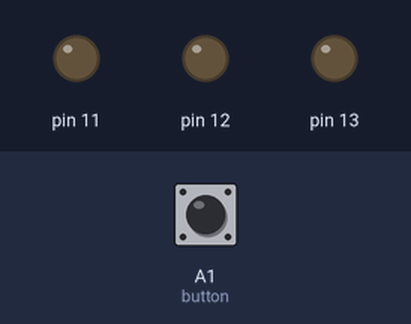
Bench run of a sketch on a simulated Arduino Uno, built with avr-gcc and run on an emulated ATmega328P. Parts: output pins drawn as LEDs (lit = HIGH). The inputs (shaded band) are chosen by the test bench; at power-on: A1 (button) HIGH.

Above: at 1.2 s.
1.3 s: A1 (button) pulled LOW for 0.15 s
At 2.8 s:
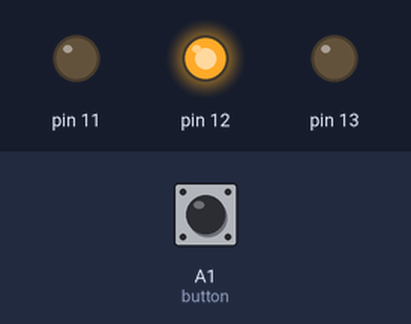
4.4 s: A1 (button) pulled LOW for 1 s
At 6.2 s:
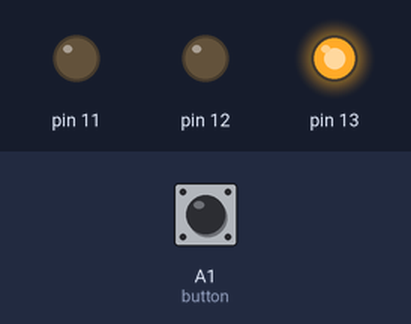
8.4 s: A1 (button) pulled LOW for 3.2 s
At 14.4 s:
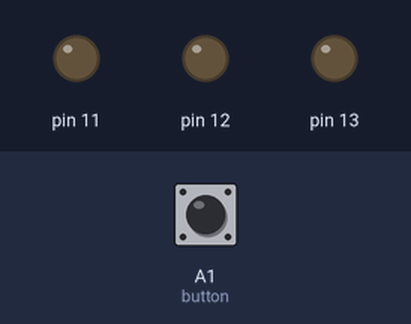
14.6 s: A1 (button) pulsed LOW 2 times (0.12 s each, 0.3 s apart)
At 15.8 s:
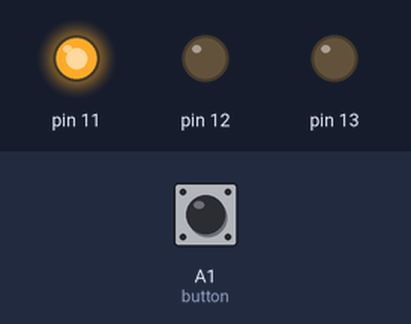
Timing chart, 0 to 18.6 s (numbered marks = the images above; inputs shaded):
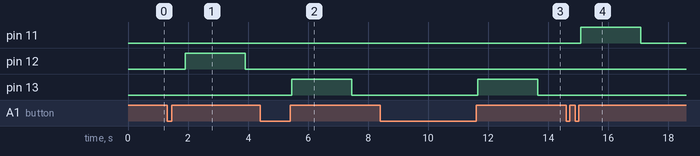

The sketch:

button_long_press.ino
```cpp
#include <OneButton.h>


OneButton button(A1, true);

void setup(){
  pinMode(13, OUTPUT);
  pinMode(12, OUTPUT);
  pinMode(11, OUTPUT);

  button.attachDoubleClick(doubleclick);
  button.attachClick(singleclick);
  button.attachLongPressStop(longclick);
    }

void loop(){
  button.tick();
  delay(10);
}

void doubleclick(){
  digitalWrite(11, HIGH);
  delay(2000);
  digitalWrite(11, LOW);
    }

void singleclick(){
  digitalWrite(12, HIGH);
  delay(2000);
  digitalWrite(12, LOW);
    }

void longclick(){
  digitalWrite(13, HIGH);
  delay(2000);
  digitalWrite(13, LOW);
    }
```

Measured:
- after the input at 1.3 s, pin 12: LOW → HIGH after 0.60 s, → LOW 2.0 s later
- after the input at 4.4 s, pin 13: LOW → HIGH after 1.1 s, → LOW 2.0 s later
- after the input at 8.4 s, pin 13: LOW → HIGH after 3.3 s, → LOW 2.0 s later
- after the input at 14.6 s, pin 11: LOW → HIGH after 0.49 s, → LOW 2.0 s later
